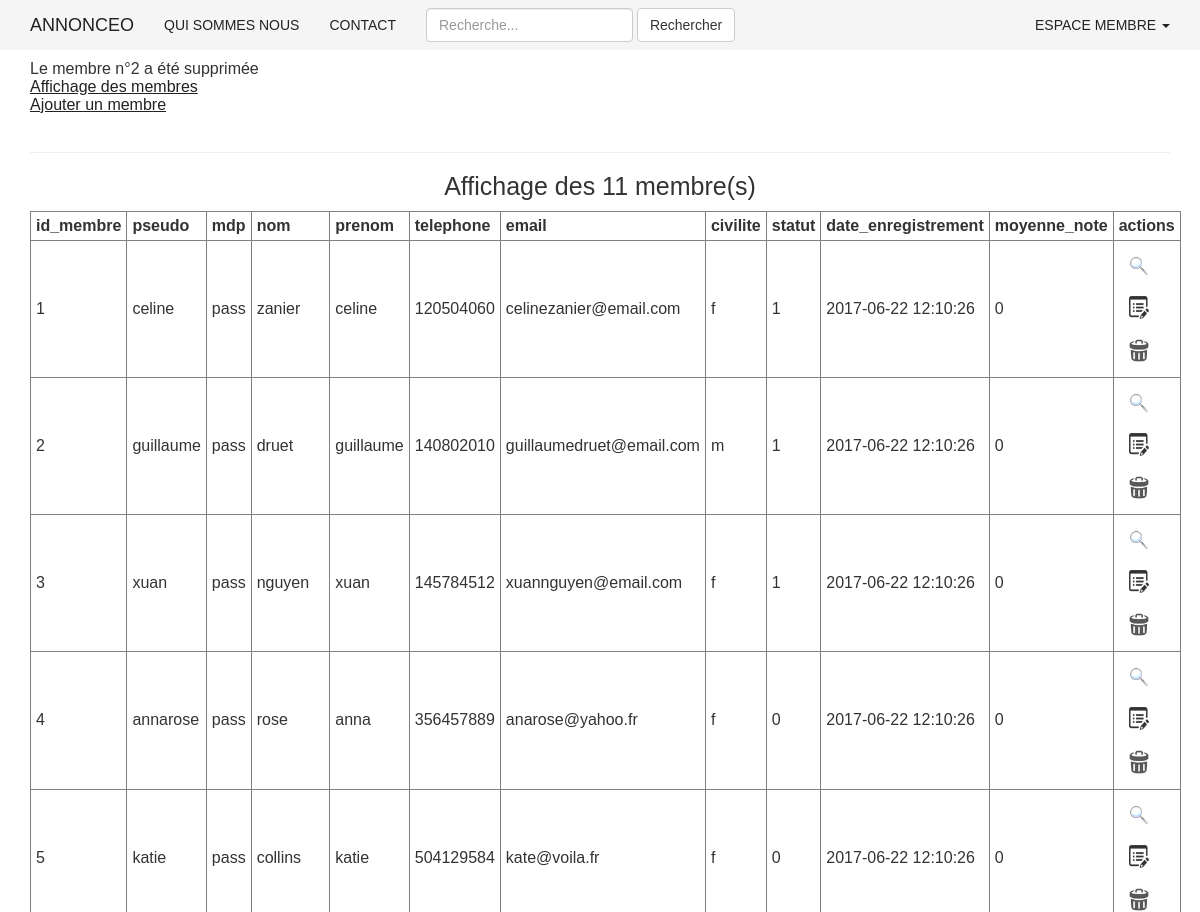
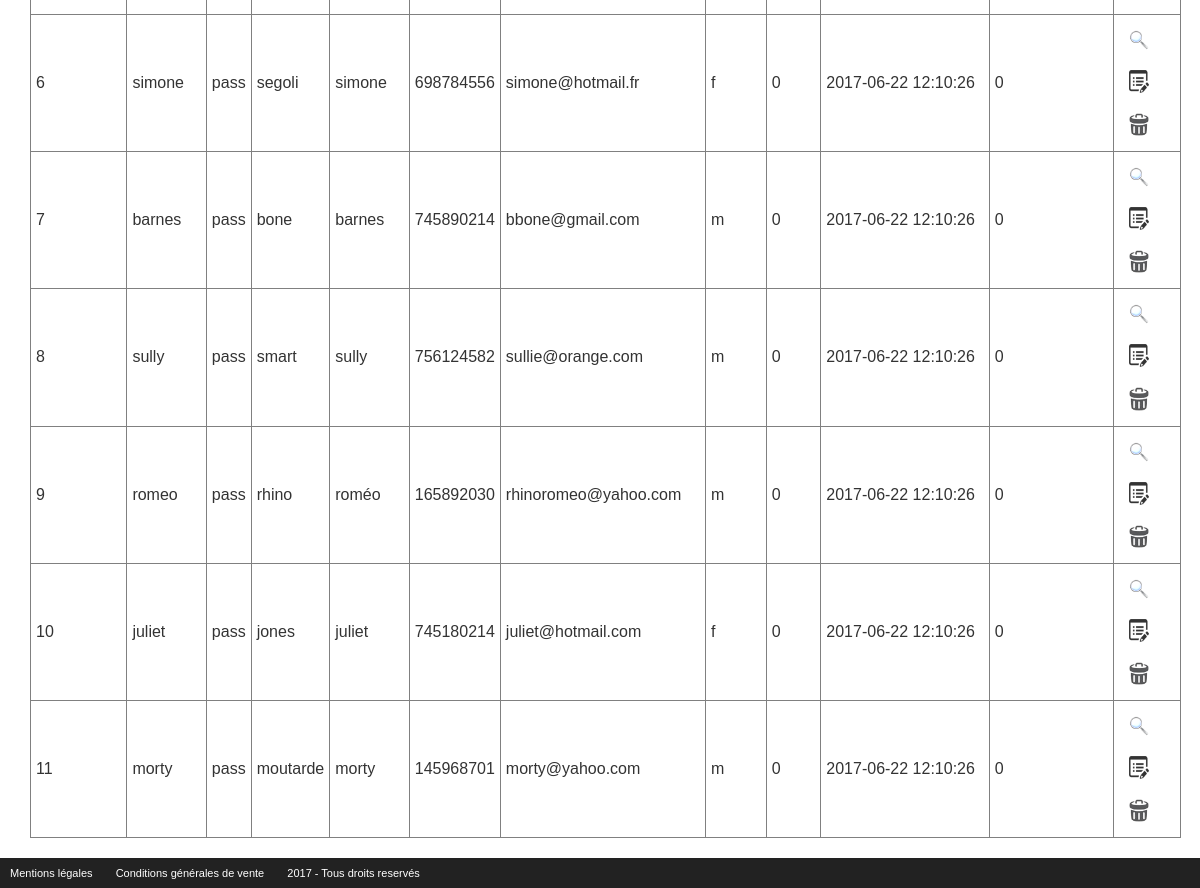
The page /admin/gestion_membre.php?action=suppression&id_membre=2 on the database its author committed (2 pictures, top to bottom).
### tables this page shows
CREATE TABLE membre(
	id_membre INT(3) NOT NULL AUTO_INCREMENT,
	pseudo VARCHAR(20) NOT NULL,
	mdp VARCHAR(60) NOT NULL,
	nom VARCHAR(20) NOT NULL,
	prenom VARCHAR(20) NOT NULL,
	telephone INT(20) NOT NULL,
	email VARCHAR(50) NOT NULL,
	civilite ENUM('m','f') NOT NULL,
	statut INT(1) NOT NULL,
	date_enregistrement DATETIME DEFAULT NULL,
	moyenne_note INT(4) NOT NULL,
	PRIMARY KEY(id_membre)
);

### inc/init.inc.php (called while the page is built, shortened)
<?php
$content = '';

### admin/gestion_membre.php (the view, shortened to what this page needs)
<?php
require_once("../inc/init.inc.php");
require_once("../inc/haut.inc.php");
if(isset($_GET['action']) && $_GET['action'] == 'suppression')
{
	$content .= "<div class='validation'>Le membre n°" . $_GET['id_membre'] . " a été supprimée </div>";
}
$content .= '<a href="?action=affichage"><u>Affichage des membres</u></a><br>';
$content .= '<a href="?action=ajout"><u>Ajouter un membre</u></a><br><br><hr>';
if(isset($_GET['action']) && $_GET['action'] == 'affichage')
{
	$r = $bdd->query("SELECT * FROM membre");
	$content .= "<h1> Affichage des " . $r->rowCount() . " membre(s)</h1>";
	$content .= "<table border='1' style='border-collapse:collapse;'><tr>";
	for ($i= 0; $i< $r->columnCount(); $i++)
	{
		$colonne = $r->getColumnMeta($i);
		$content .= "<th>$colonne[name]</th>";
	}
	$content .="<th> actions </th>";
	$content .="</tr>";
	while($ligne = $r->fetch(PDO::FETCH_ASSOC))
	{
		$content .= '<tr>';
		foreach($ligne as $indice => $valeur)
		{
			$content .= "<td>$valeur</td>";
		}
		$content .= "<td><a href=\"?action=zoom&id_membre=$ligne[id_membre]\"><img src=\"../image/zoom.png\" class=\"icon\" alt=\"zoom\"></a>";
		$content .= "<a href=\"?action=modification&id_membre=$ligne[id_membre]\"><img src=\"../image/edit.png\" class=\"icon\" alt=\"modification\"></a>";
		$content .= "<a href=\"?action=suppression&id_membre=$ligne[id_membre]\" OnClick=\"return(confirm('En êtes vous certain?'));\"><img src=\"../image/delete.png\" class =\"icon\" alt=\"suppression\"></a></td>";
		$content .="</tr>";
	}
	$content .= '</table>';
}
echo $content;
?>
<?php
require_once("../inc/bas.inc.php");
?>

### css/style.css (style rules this page uses)
* { -webkit-box-sizing: border-box; -moz-box-sizing: border-box; box-sizing: border-box; }
body { margin: 0; padding: 0; font: 16px sans-serif; }
h1 { text-align: center; font-size: 2.5rem; }
a { color: #222; }
.icon { display:inline-block; width:20px; margin:10px; }
th, tr, td { width: auto; padding:5px; }

### rows shown on the page
membre: id_membre "1", pseudo "celine", mdp "pass", nom "zanier", prenom "celine", telephone "120504060", email "celinezanier@email.com", civilite "f", statut "1", date_enregistrement "2017-06-22 12:10:26", moyenne_note "0"
membre: id_membre "2", pseudo "guillaume", mdp "pass", nom "druet", prenom "guillaume", telephone "140802010", email "guillaumedruet@email.com", civilite "m", statut "1", date_enregistrement "2017-06-22 12:10:26", moyenne_note "0"
membre: id_membre "3", pseudo "xuan", mdp "pass", nom "nguyen", prenom "xuan", telephone "145784512", email "xuannguyen@email.com", civilite "f", statut "1", date_enregistrement "2017-06-22 12:10:26", moyenne_note "0"
membre: id_membre "4", pseudo "annarose", mdp "pass", nom "rose", prenom "anna", telephone "356457889", email "anarose@yahoo.fr", civilite "f", statut "0", date_enregistrement "2017-06-22 12:10:26", moyenne_note "0"
membre: id_membre "5", pseudo "katie", mdp "pass", nom "collins", prenom "katie", telephone "504129584", email "kate@voila.fr", civilite "f", statut "0", date_enregistrement "2017-06-22 12:10:26", moyenne_note "0"
membre: id_membre "6", pseudo "simone", mdp "pass", nom "segoli", prenom "simone", telephone "698784556", email "simone@hotmail.fr", civilite "f", statut "0", date_enregistrement "2017-06-22 12:10:26", moyenne_note "0"
membre: id_membre "7", pseudo "barnes", mdp "pass", nom "bone", prenom "barnes", telephone "745890214", email "bbone@gmail.com", civilite "m", statut "0", date_enregistrement "2017-06-22 12:10:26", moyenne_note "0"
membre: id_membre "8", pseudo "sully", mdp "pass", nom "smart", prenom "sully", telephone "756124582", email "sullie@orange.com", civilite "m", statut "0", date_enregistrement "2017-06-22 12:10:26", moyenne_note "0"
membre: id_membre "9", pseudo "romeo", mdp "pass", nom "rhino", prenom "roméo", telephone "165892030", email "rhinoromeo@yahoo.com", civilite "m", statut "0", date_enregistrement "2017-06-22 12:10:26", moyenne_note "0"
membre: id_membre "10", pseudo "juliet", mdp "pass", nom "jones", prenom "juliet", telephone "745180214", email "juliet@hotmail.com", civilite "f", statut "0", date_enregistrement "2017-06-22 12:10:26", moyenne_note "0"
membre: id_membre "11", pseudo "morty", mdp "pass", nom "moutarde", prenom "morty", telephone "145968701", email "morty@yahoo.com", civilite "m", statut "0", date_enregistrement "2017-06-22 12:10:26", moyenne_note "0"

### other values the page prints
$_GET['id_membre'] "2"
$r->rowCount() "11"
$colonne[name] "id_membre"
$colonne[name] "pseudo"
$colonne[name] "mdp"
$colonne[name] "nom"
$colonne[name] "prenom"
$colonne[name] "telephone"
$colonne[name] "email"
$colonne[name] "civilite"
$colonne[name] "statut"
$colonne[name] "date_enregistrement"
$colonne[name] "moyenne_note"
